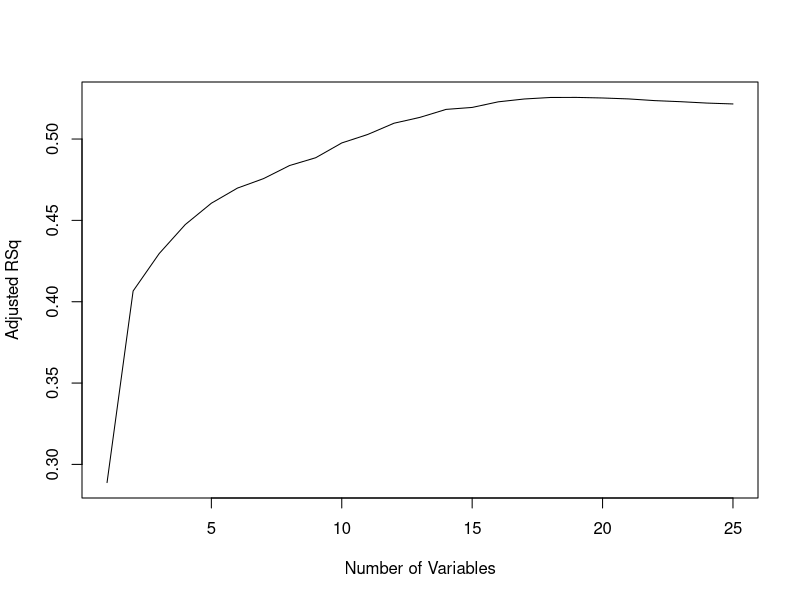
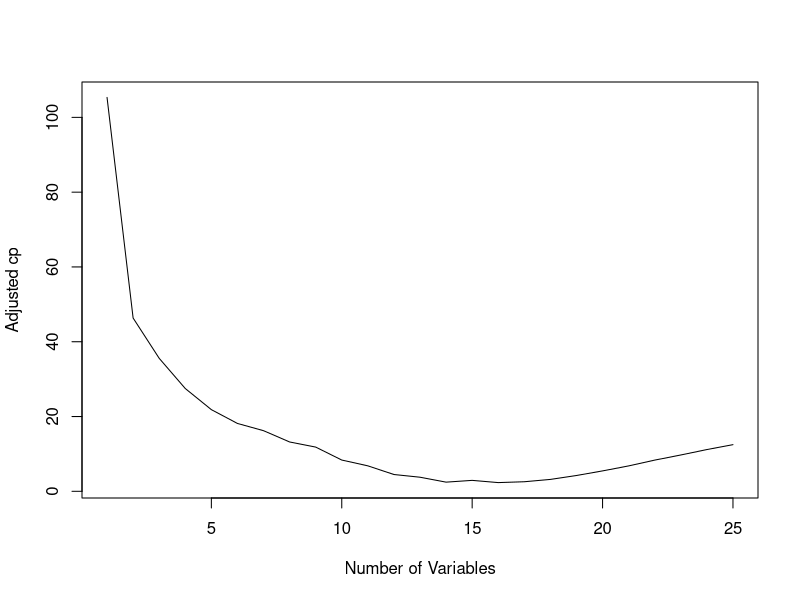
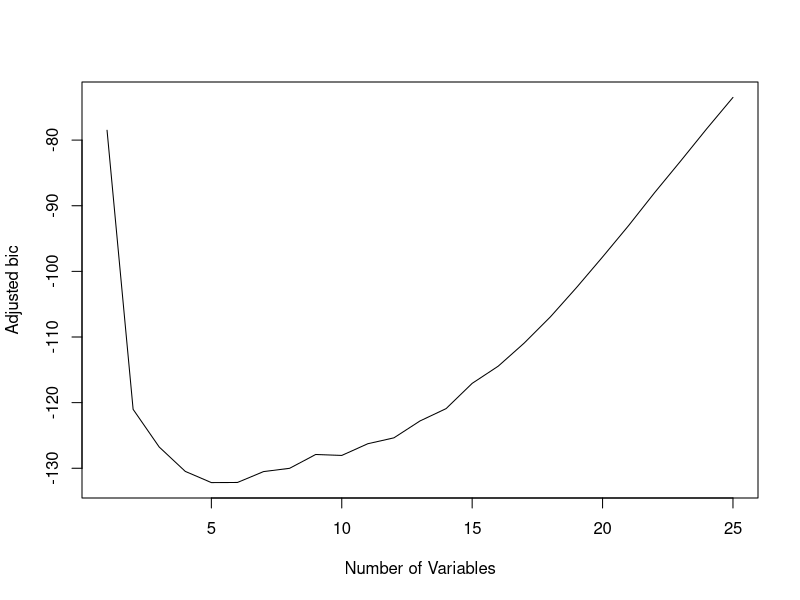

These charts were generated, in order, by the following R code:
#Load leaps so we limit the # of dimensions.
library(leaps)


#Load the CSV
mlbdata = read.csv("mlbdata_r.csv", header=TRUE, sep=",", nrows=5000)

#Get rid of all the Empty data  ( empty columns )
newMLBData = na.omit(mlbdata)
attach(newMLBData)

#Now let's do a training set  Gives us a training set of 2/3rds
set.seed(1)
#Create Training set.  First create a vector of 1, 2, and 3.  So that we can get 2/3 of the data as train 1/3 as test.
onetwothree = sample(c(1, 2, 3), nrow(newMLBData), rep=TRUE)
train = onetwothree != 1
test=(!train)

#Create best subset selection for exhaustive, forward, backward and sequential replacment.
#May take while.
regfit.full = regsubsets(YearP1W~., newMLBData[train,], nvmax=25)
regfit.fwd = regsubsets(YearP1W~., newMLBData[train,], nvmax=30, method="forward")
regfit.bwd = regsubsets(YearP1W~., newMLBData[train,], nvmax=30, method="backward")
regfit.seqrep = regsubsets(YearP1W~., newMLBData[train,], nvmax=30, method="seqrep")


regfit.summary = summary(regfit.full)

#Plot the data from the adjr, cp and bic for the exhaustive.
plot(regfit.summary$adjr2, xlab="Number of Variables", ylab="Adjusted RSq", type="l")
plot(regfit.summary$cp, xlab="Number of Variables", ylab="Adjusted cp", type="l")
plot(regfit.summary$bic, xlab="Number of Variables", ylab="Adjusted bic", type="l")

#find the # of variables for each that work the best.
which.max(regfit.summary$adjr2)
which.min(regfit.summary$cp)
which.min(regfit.summary$bic)

#Get a best fit  Since our exhuastive was it, we just set it to the best fit.
regfit.best = regfit.full

#Create the test set matrix.
regfit.test = model.matrix(YearP1W~., data=newMLBData[test,])

#Get the MSE Errors for best fit
val.errors = rep(NA, 25)
for (i in 1:25){
  coefi = coef(regfit.best,id=i)
  pred=regfit.test[,names(coefi)]%*%coefi
  val.errors[i]=mean((newMLBData$YearP1W[test]-pred)^2)
}
print("minimum error index.")
print(which.min(val.errors))
print("MSE")
print(min(val.errors))

print("Coefficents for adjr, cp, bic")
coef(regfit.full, id=which.max(regfit.summary$adjr2))
coef(regfit.full, id=which.min(regfit.summary$cp))
coef(regfit.full, id=which.min(regfit.summary$bic))
coef(regfit.full, id=which.min(val.errors))

########### FWD SUBSET #################
#Get the MSE Errors for best fwd
val.errors = rep(NA, 25)
for (i in 1:25){
  coefi = coef(regfit.fwd,id=i)
  pred=regfit.test[,names(coefi)]%*%coefi
  val.errors[i]=mean((newMLBData$YearP1W[test]-pred)^2)
}
print("Forward low MSE index and MSE")
print(which.min(val.errors))
print(min(val.errors))

print("Coefficents for forward MSE")
coef(regfit.fwd, id=which.min(val.errors))

########### Backward SUBSET #################
#Get the MSE Errors for best BWD
val.errors = rep(NA, 25)
for (i in 1:25){
  coefi = coef(regfit.bwd,id=i)
  pred=regfit.test[,names(coefi)]%*%coefi
  val.errors[i]=mean((newMLBData$YearP1W[test]-pred)^2)
}
print("Backward low MSE index and MSE")
print(which.min(val.errors))
print(min(val.errors))

print("Coefficients for backward low MSE")
coef(regfit.bwd, id=which.min(val.errors))


########### Sequential Replacement SUBSET #################
#Get the MSE Errors for best Sequential replacement
val.errors = rep(NA, 25)
for (i in 1:25){
  coefi = coef(regfit.seqrep,id=i)
  pred=regfit.test[,names(coefi)]%*%coefi
  val.errors[i]=mean((newMLBData$YearP1W[test]-pred)^2)
}
print("sequential replacement low MSE index and MSE")
print(which.min(val.errors))
print(min(val.errors))
print("Coefficients for sequential replacement")
coef(regfit.seqrep, id=which.min(val.errors))


############ LASSO ############ 
library(glmnet)
k = 10
set.seed(1)
folds = sample(1:k,nrow(newMLBData),replace=TRUE)

avgVector = c()
MLB.X = as.matrix(newMLBData[,-42])
MLB.Y = newMLBData$YearP1W

for(j in 1:k){
	MLB.lasso.cv = cv.glmnet(MLB.X[folds!=j,],MLB.Y[folds!=j],alpha=1)
	minLambda = MLB.lasso.cv$lambda.min

	lasso.mod = glmnet(MLB.X[folds!=j,],MLB.Y[folds!=j],alpha=1,lambda=minLambda)
	MLB.lasso.pred = predict(lasso.mod,MLB.X[folds==j,],s=minLambda)
	mse = mean((MLB.Y[folds==j] - MLB.lasso.pred)^2)
	avgVector = c(avgVector, mse)
}

print(mean(avgVector))

#Get the last lasso and get the coefficients.
MLB.lasso.coef = predict(MLB.lasso.cv, type="coefficients", MLB.lasso.cv$lambda.min)
print("lasso coefficients")
print(MLB.lasso.coef)


#Do a linear fit with batting age up to 3 polynnomioal.
#MLB.throwfit = lm(YearP1W~poly(BatAge, 3)+X.P+YPN6+hr+BPF+PPF, data=newMLBData, subset=train)
#MLB.throwfit = lm(YearP1W~poly(BatAge, 2)+X.P+YPN6+hr+BPF+PPF, data=newMLBData, subset=train)
MLB.throwfit = lm(YearP1W~I(BatAge ^ 2)+X.P+YPN6+hr+BPF+PPF, data=newMLBData, subset=train)
summary(MLB.throwfit)  # Signifigance seems to be overstated here.
MLB.throwfitpred = predict(MLB.throwfit, newMLBData[test,])
#Extra doing a batage ^ 2 gives a really good mean with teh coefficients from backwards.
print(mean(MLB.throwfitpred-newMLBData$YearP1W[test])^2)  #WOW look at that mean.
